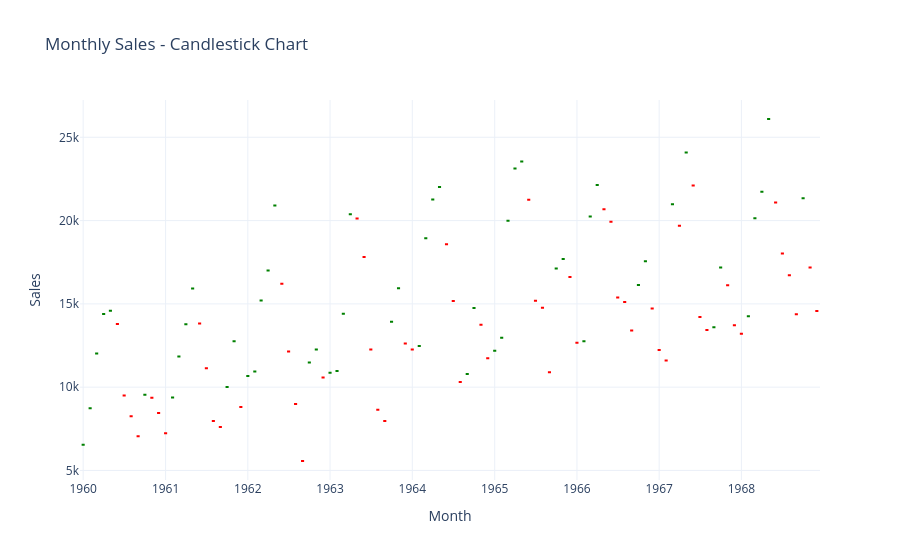

Here is the notebook cell this chart was saved with:
### Code cell
import pandas as pd
import plotly.graph_objects as go
from io import StringIO


data = """Month,Sales
1960-01,6550
1960-02,8728
1960-03,12026
1960-04,14395
1960-05,14587
1960-06,13791
1960-07,9498
1960-08,8251
1960-09,7049
1960-10,9545
1960-11,9364
1960-12,8456
1961-01,7237
1961-02,9374
1961-03,11837
1961-04,13784
1961-05,15926
1961-06,13821
1961-07,11143
1961-08,7975
1961-09,7610
1961-10,10015
1961-11,12759
1961-12,8816
1962-01,10677
1962-02,10947
1962-03,15200
1962-04,17010
1962-05,20900
1962-06,16205
1962-07,12143
1962-08,8997
1962-09,5568
1962-10,11474
1962-11,12256
1962-12,10583
1963-01,10862
1963-02,10965
1963-03,14405
1963-04,20379
1963-05,20128
1963-06,17816
1963-07,12268
1963-08,8642
1963-09,7962
1963-10,13932
1963-11,15936
1963-12,12628
1964-01,12267
1964-02,12470
1964-03,18944
1964-04,21259
1964-05,22015
1964-06,18581
1964-07,15175
1964-08,10306
1964-09,10792
1964-10,14752
1964-11,13754
1964-12,11738
1965-01,12181
1965-02,12965
1965-03,19990
1965-04,23125
1965-05,23541
1965-06,21247
1965-07,15189
1965-08,14767
1965-09,10895
1965-10,17130
1965-11,17697
1965-12,16611
1966-01,12674
1966-02,12760
1966-03,20249
1966-04,22135
1966-05,20677
1966-06,19933
1966-07,15388
1966-08,15113
1966-09,13401
1966-10,16135
1966-11,17562
1966-12,14720
1967-01,12225
1967-02,11608
1967-03,20985
1967-04,19692
1967-05,24081
1967-06,22114
1967-07,14220
1967-08,13434
1967-09,13598
1967-10,17187
1967-11,16119
1967-12,13713
1968-01,13210
1968-02,14251
1968-03,20139
1968-04,21725
1968-05,26099
1968-06,21084
1968-07,18024
1968-08,16722
1968-09,14385
1968-10,21342
1968-11,17180
1968-12,14577"""


df = pd.read_csv(StringIO(data), parse_dates=['Month'])
df.set_index("Month", inplace=True)


df["Open"] = df["Sales"]
df["High"] = df["Sales"]
df["Low"] = df["Sales"]
df["Close"] = df["Sales"]


fig = go.Figure(data=[go.Candlestick(
    x=df.index,
    open=df["Open"],
    high=df["High"],
    low=df["Low"],
    close=df["Close"],
    increasing_line_color='green',
    decreasing_line_color='red'
)])

fig.update_layout(
    title='Monthly Sales - Candlestick Chart',
    xaxis_title='Month',
    yaxis_title='Sales',
    xaxis_rangeslider_visible=False,
    template="plotly_white"
)

fig.show()
